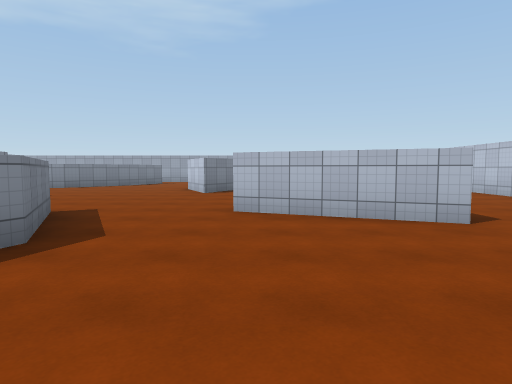
view 1 (above)

22 first-person views from a walk through a Unity game level. The camera is 1.4 m above the floor, tilts 4° down and sees 75° across. The floor is counted in squares, 2 m on a side. Each view is taken from the middle of a square. On the plan, view 1 faces up. The plan holds only what a view shows up to about 10 squares ahead; the rest is blank. The place goes on beyond the plan. Surface patterns are stand-ins for the level's own textures.

view 2
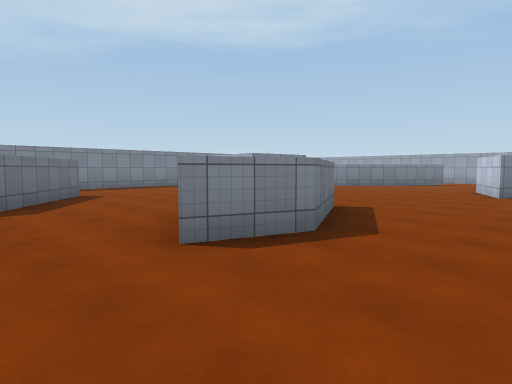

view 3
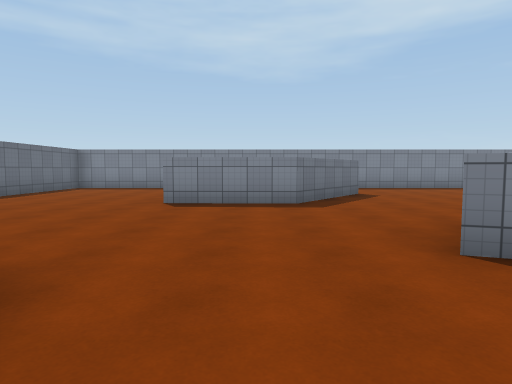

view 4
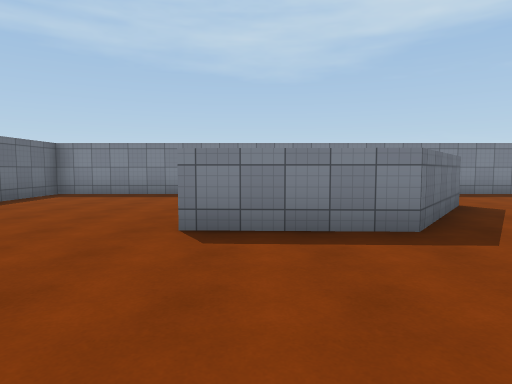

view 5
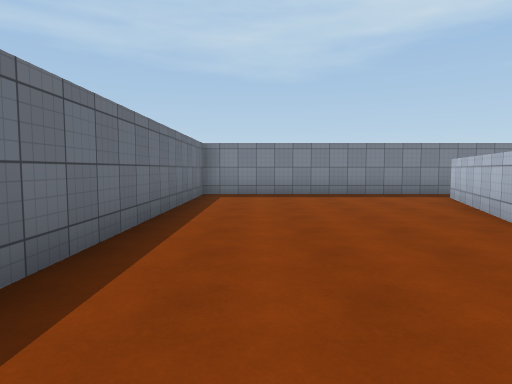

view 6
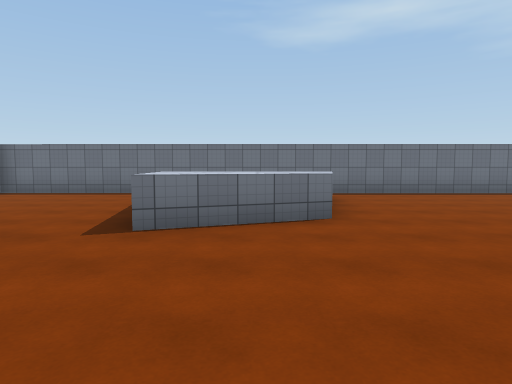

view 7
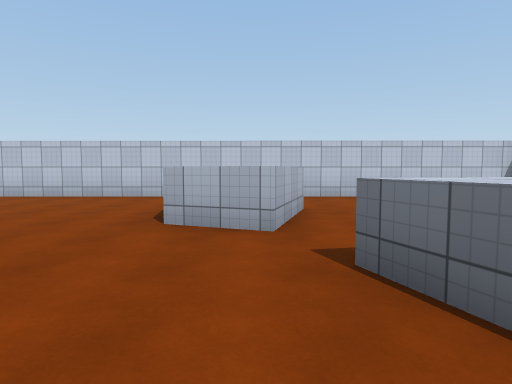

view 8
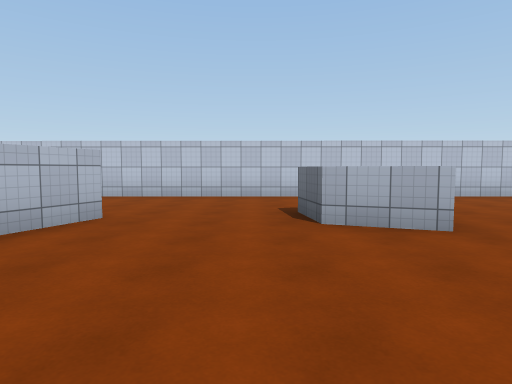

view 9
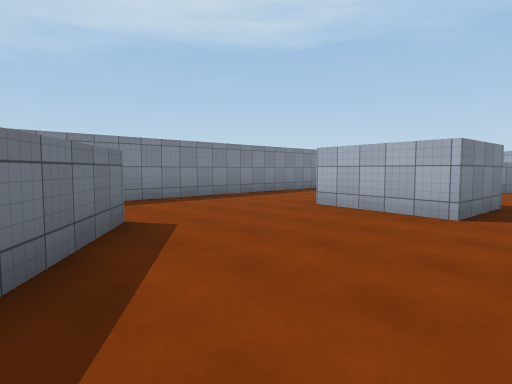

view 10
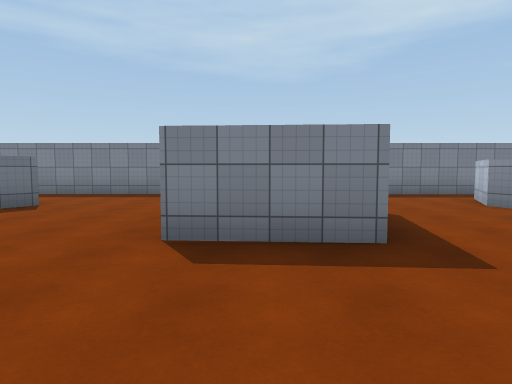

view 11
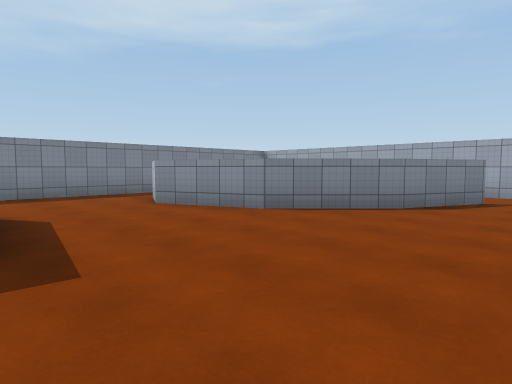

view 12
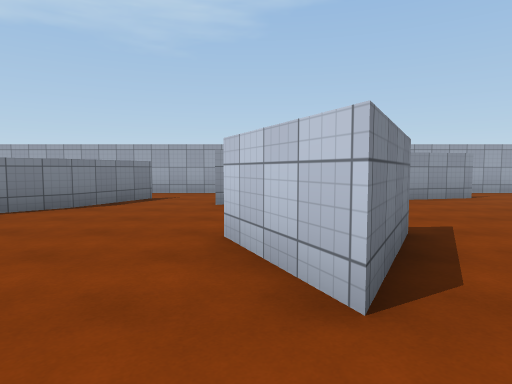

view 13
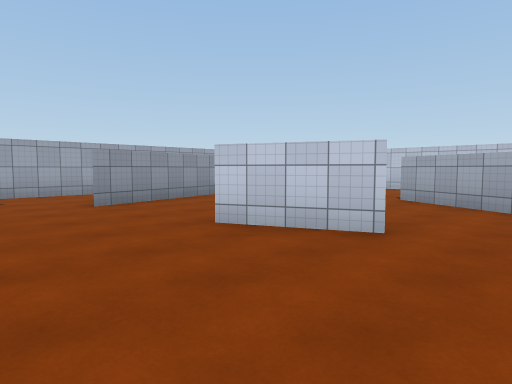

view 14
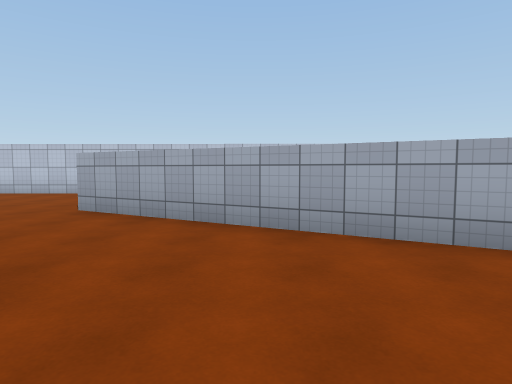

view 15
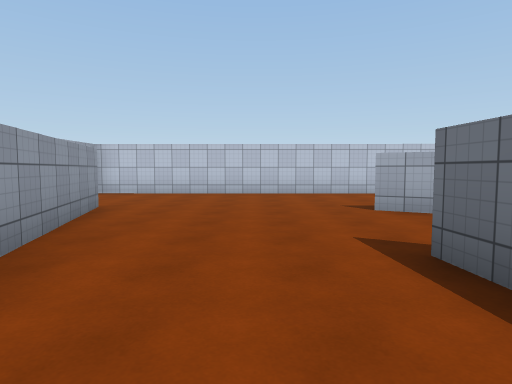

view 16
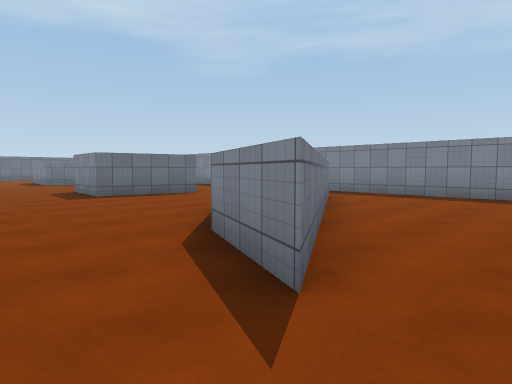

view 17
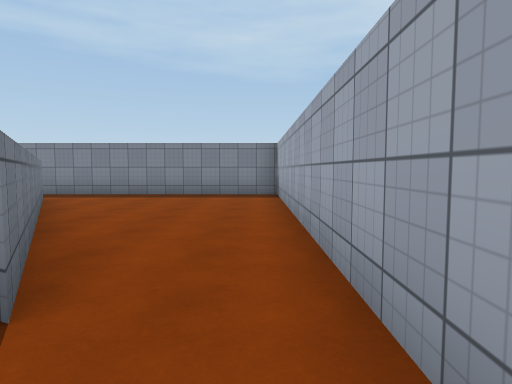

view 18
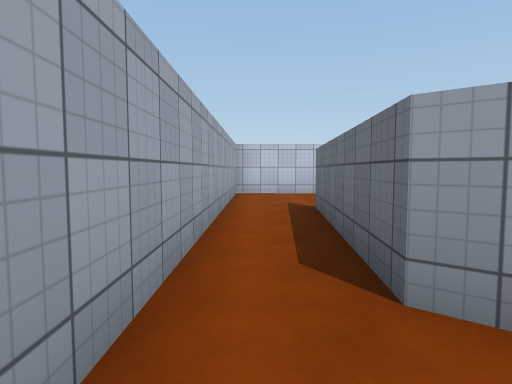

view 19
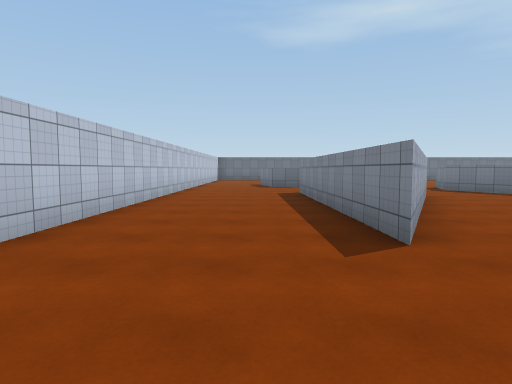

view 20
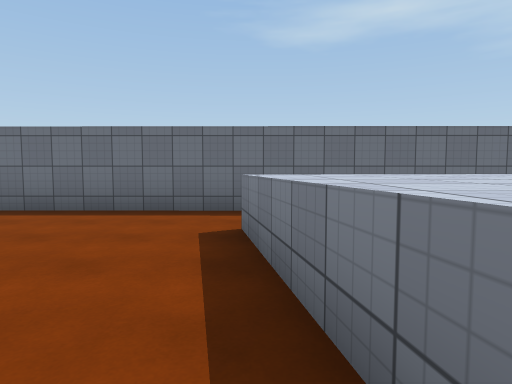

view 21
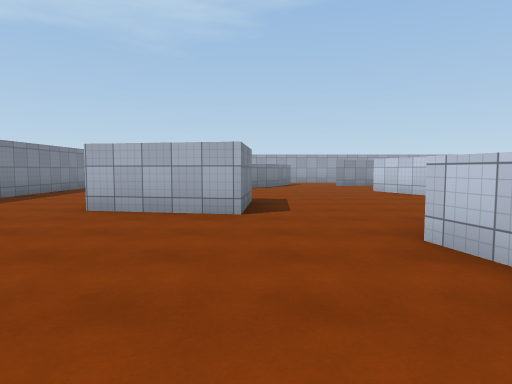

view 22
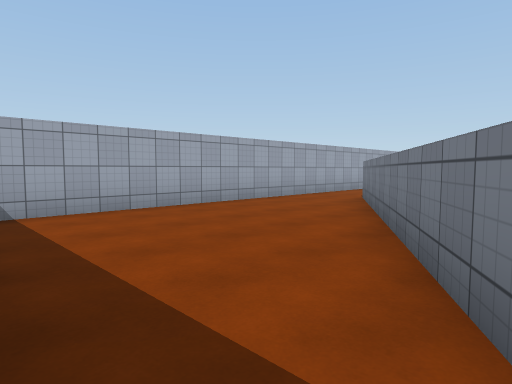

### Floor plan
Key: @ floor where view 1 was taken; # wall or solid block; . floor; ^ raised ledge.
Columns run from 13 left of view 1 to 7 right of it. Each row starts with its distance up from view 1.
 18 #####################
 17 #...................#
 16 #...........#####...#
 15 #......##..###......#
 14 #.....##............#
 13 #...###.............#
 12 #..###..............#
 11 #..........##.......#
 10 #...........#..##...#
  9 #..............#....#
  8 #....##.......##....#
  7 #....##.......^^....#
  6 #............# ^....#
  5 #.........#...^^....#
  4 #........##.........#
  3 #........##.........#
  2 #...#^....#.........#
  1 #.   ^^........^^...#
  0 #..^  ^......@.^^   #
 -1 #...^^#......^...#..#
 -2 #..........^^^......#
 -3 #..........^^^......#
 -4 #.......... ^^^.....#
 -5 #..........^^^......#
 -6 #..........   ......#
 -7 #####################

Positions as (right, up) in squares from view 1, and headings:
1: (0, 0), facing up
2: (0, 0), facing up-left
3: (0, 0), facing left
4: (-3, -1), facing left
5: (-3, -5), facing left
6: (-1, 3), facing down
7: (-2, 0), facing right
8: (-2, 2), facing right
9: (-5, 1), facing up-left
10: (-3, 7), facing left
11: (-3, 8), facing up-left
12: (-2, 8), facing up
13: (-5, 8), facing up-right
14: (-3, 8), facing right
15: (-3, 13), facing right
16: (-3, 17), facing down-left
17: (-3, 17), facing left
18: (-3, 17), facing right
19: (4, 14), facing down
20: (1, -1), facing down
21: (-6, 1), facing up
22: (-12, 12), facing up-right
